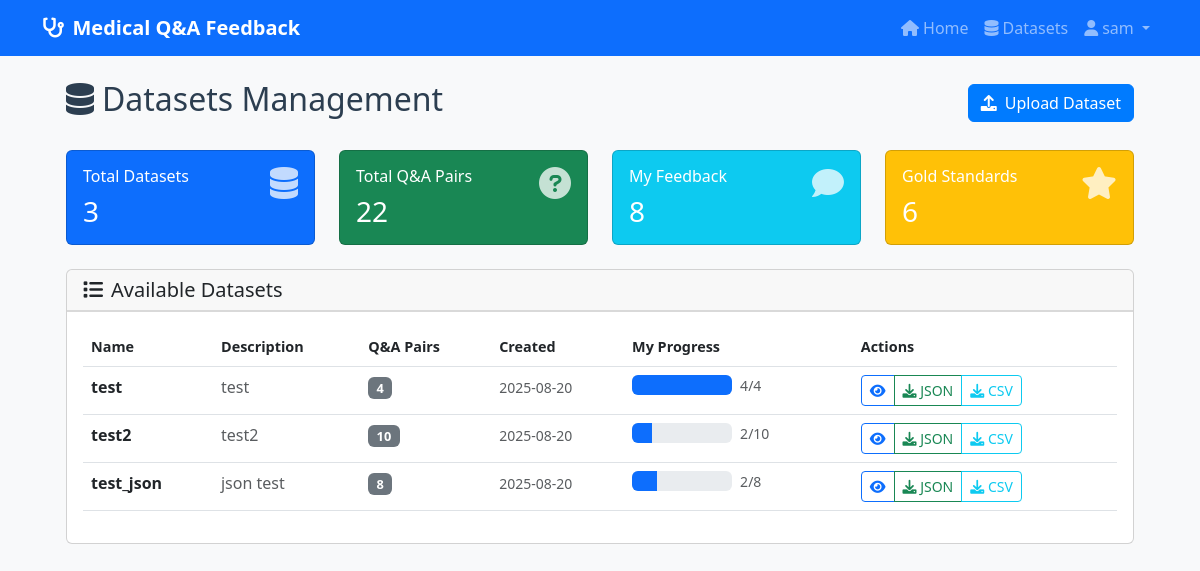
/datasets (signed in), run on the app's committed database.
### models.py (models this page shows, shortened)
class User(UserMixin, db.Model):
    id = db.Column(db.Integer, primary_key=True)
    username = db.Column(db.String(80), unique=True, nullable=False)
    password = db.Column(db.String(255), nullable=False)
    access_level = db.Column(db.String(20), nullable=False, default='user')  # 'user' or 'admin'
    created_at = db.Column(db.DateTime, default=datetime.utcnow)
    feedback = db.relationship('Feedback', backref='user', lazy=True)
    accessible_datasets = db.relationship('Dataset', secondary=user_dataset_access, back_populates='authorized_users')
    def is_admin(self):
        return self.access_level == 'admin'

class Dataset(db.Model):
    id = db.Column(db.Integer, primary_key=True)
    name = db.Column(db.String(100), unique=True, nullable=False)
    description = db.Column(db.Text, nullable=True)
    created_at = db.Column(db.DateTime, default=datetime.utcnow)
    qa_pairs = db.relationship('QuestionAnswerPair', backref='dataset', lazy=True)
    authorized_users = db.relationship('User', secondary=user_dataset_access, back_populates='accessible_datasets')

### routes.py (the view)
    @app.route('/datasets')
    @login_required
    def datasets():
        if current_user.is_admin():
            user_datasets = Dataset.query.all()
        else:
            user_datasets = current_user.accessible_datasets
        datasets_info = []
        total_qa_pairs = 0
        user_feedback_count = 0
        user_gold_standards = 0
        for dataset in user_datasets:
            qa_count = len(dataset.qa_pairs)
            total_qa_pairs += qa_count
            user_feedback_for_dataset = 0
            user_gold_standards_for_dataset = 0
            for qa in dataset.qa_pairs:
                user_feedback_list = [f for f in qa.feedback if f.user_id == current_user.id]
                if user_feedback_list:
                    user_feedback_for_dataset += len(user_feedback_list)
                    if any(f.gold_standard_answer for f in user_feedback_list):
                        user_gold_standards_for_dataset += 1
            user_feedback_count += user_feedback_for_dataset
            user_gold_standards += user_gold_standards_for_dataset
            datasets_info.append({
                'dataset': dataset,
                'qa_count': qa_count,
                'user_feedback_count': user_feedback_for_dataset,
                'user_gold_standards': user_gold_standards_for_dataset
            })
        return render_template('datasets.html',
                             datasets=datasets_info,
                             total_qa_pairs=total_qa_pairs,
                             user_feedback_count=user_feedback_count,
                             user_gold_standards=user_gold_standards)

### app.py (called while the page is built)
@login_manager.user_loader
def load_user(user_id):
    return User.query.get(int(user_id))

### templates/datasets.html (shortened to what this page needs)
{% extends "base.html" %}
{% block content %}
<div class="container-fluid h-100">
    <div class="row h-100">
        <div class="col-12">
            <div class="d-flex justify-content-between align-items-center mb-4">
                <h2><i class="fas fa-database me-2"></i>Datasets Management</h2>
                <button class="btn btn-primary" data-bs-toggle="modal" data-bs-target="#uploadModal">
                    <i class="fas fa-upload me-2"></i>Upload Dataset
                </button>
            </div>
            <div class="row mb-4">
                <div class="col-md-3">
                    <div class="card bg-primary text-white">
                        <div class="card-body">
                            <div class="d-flex justify-content-between">
                                <div>
                                    <h6 class="card-title">Total Datasets</h6>
                                    <h3 class="mb-0">{{ datasets|length }}</h3>
                                </div>
                                <i class="fas fa-database fa-2x opacity-75"></i>
                            </div>
                        </div>
                    </div>
                </div>
                <div class="col-md-3">
                    <div class="card bg-success text-white">
                        <div class="card-body">
                            <div class="d-flex justify-content-between">
                                <div>
                                    <h6 class="card-title">Total Q&A Pairs</h6>
                                    <h3 class="mb-0">{{ total_qa_pairs }}</h3>
                                </div>
                                <i class="fas fa-question-circle fa-2x opacity-75"></i>
                            </div>
                        </div>
                    </div>
                </div>
                <div class="col-md-3">
                    <div class="card bg-info text-white">
                        <div class="card-body">
                            <div class="d-flex justify-content-between">
                                <div>
                                    <h6 class="card-title">My Feedback</h6>
                                    <h3 class="mb-0">{{ user_feedback_count }}</h3>
                                </div>
                                <i class="fas fa-comment fa-2x opacity-75"></i>
                            </div>
                        </div>
                    </div>
                </div>
                <div class="col-md-3">
                    <div class="card bg-warning text-white">
                        <div class="card-body">
                            <div class="d-flex justify-content-between">
                                <div>
                                    <h6 class="card-title">Gold Standards</h6>
                                    <h3 class="mb-0">{{ user_gold_standards }}</h3>
                                </div>
                                <i class="fas fa-star fa-2x opacity-75"></i>
                            </div>
                        </div>
                    </div>
                </div>
            </div>
            <div class="card">
                <div class="card-header">
                    <h5 class="mb-0"><i class="fas fa-list me-2"></i>Available Datasets</h5>
                </div>
                <div class="card-body">
                    {% if datasets %}
                    <div class="table-responsive">
                        <table class="table table-hover">
                            <thead>
                                <tr>
                                    <th>Name</th>
                                    <th>Description</th>
                                    <th>Q&A Pairs</th>
                                    <th>Created</th>
                                    <th>My Progress</th>
                                    <th>Actions</th>
                                </tr>
                            </thead>
                            <tbody>
                                {% for dataset_info in datasets %}
                                <tr>
                                    <td>
                                        <strong>{{ dataset_info.dataset.name }}</strong>
                                    </td>
                                    <td>
                                        <span class="text-muted">{{ dataset_info.dataset.description or 'No description' }}</span>
                                    </td>
                                    <td>
                                        <span class="badge bg-secondary">{{ dataset_info.qa_count }}</span>
                                    </td>
                                    <td>
                                        <small class="text-muted">{{ dataset_info.dataset.created_at.strftime('%Y-%m-%d') }}</small>
                                    </td>
                                    <td>
                                        <div class="d-flex align-items-center">
                                            <div class="progress me-2" style="width: 100px; height: 20px;">
                                                <div class="progress-bar" role="progressbar"
                                                     data-progress="{{ (dataset_info.user_feedback_count / dataset_info.qa_count * 100)|round(2) if dataset_info.qa_count > 0 else 0 }}"
                                                     aria-valuenow="{{ dataset_info.user_feedback_count }}"
                                                     aria-valuemin="0"
                                                     aria-valuemax="{{ dataset_info.qa_count }}">
                                                </div>
                                            </div>
                                            <small class="text-muted">{{ dataset_info.user_feedback_count }}/{{ dataset_info.qa_count }}</small>
                                        </div>
                                    </td>
                                    <td>
                                        <div class="btn-group" role="group">
                                            <a href="{{ url_for('index', dataset_id=dataset_info.dataset.id) }}"
                                               class="btn btn-sm btn-outline-primary" title="Review Dataset">
                                                <i class="fas fa-eye"></i>
                                            </a>
                                            <button class="btn btn-sm btn-outline-success"
                                                    data-dataset-id="{{ dataset_info.dataset.id }}"
                                                    onclick="openDownloadModal(this.dataset.datasetId, 'json')"
                                                    title="Download as JSON">
                                                <i class="fas fa-download"></i> JSON
                                            </button>
                                            <button class="btn btn-sm btn-outline-info"
                                                    data-dataset-id="{{ dataset_info.dataset.id }}"
                                                    onclick="openDownloadModal(this.dataset.datasetId, 'csv')"
                                                    title="Download as CSV">
                                                <i class="fas fa-download"></i> CSV
                                            </button>
                                        </div>
                                    </td>
                                </tr>
                                {% endfor %}
                            </tbody>
                        </table>
                    </div>
                    {% else %}
                    <div class="text-center py-5">
                        <i class="fas fa-database fa-3x text-muted mb-3"></i>
                        <h5 class="text-muted">No datasets available</h5>
                        <p class="text-muted">Upload a dataset to get started with feedback collection.</p>
                    </div>
                    {% endif %}
                </div>
            </div>
        </div>
    </div>
</div>
{% endblock %}

### templates/base.html (shortened to what this page needs)
<!DOCTYPE html>
<html lang="en">
<head>
    <link href="https://cdn.jsdelivr.net/npm/bootstrap@5.3.0/dist/css/bootstrap.min.css" rel="stylesheet">
    <link href="{{ url_for('static', filename='css/style.css') }}" rel="stylesheet">
    <link rel="stylesheet" href="https://cdnjs.cloudflare.com/ajax/libs/font-awesome/6.0.0/css/all.min.css">
</head>
<body>
    <nav class="navbar navbar-expand-lg navbar-dark bg-primary">
        <div class="container">
            <a class="navbar-brand" href="{{ url_for('index') }}">
                <i class="fas fa-stethoscope me-2"></i>Medical Q&A Feedback
            </a>
            <div class="collapse navbar-collapse" id="navbarNav">
                <ul class="navbar-nav ms-auto">
                    {% if current_user.is_authenticated %}
                        <li class="nav-item">
                            <a class="nav-link" href="{{ url_for('index') }}">
                                <i class="fas fa-home me-1"></i>Home
                            </a>
                        </li>
                        <li class="nav-item">
                            <a class="nav-link" href="{{ url_for('datasets') }}">
                                <i class="fas fa-database me-1"></i>Datasets
                            </a>
                        </li>
                        <li class="nav-item dropdown">
                            <a class="nav-link dropdown-toggle" href="#" id="navbarDropdown" role="button" data-bs-toggle="dropdown">
                                <i class="fas fa-user me-1"></i>{{ current_user.username }}
                            </a>
                        </li>
                    {% endif %}
                </ul>
            </div>
        </div>
    </nav>
    <main class="container my-4">
        {% block content %}{% endblock %}
    </main>
</body>
</html>

### static/css/style.css (style rules this page uses)
body { font-family: system-ui, -apple-system, 'Segoe UI', Roboto, sans-serif; background-color: #f8f9fa; color: #2c3e50; }
.row.h-100 { height: calc(100vh - 150px); margin: 0; }
.card-body { flex: 1; overflow: hidden; display: flex; flex-direction: column; padding: 1rem; }
.badge { font-size: 0.75em; }
.navbar-brand { font-weight: 600; font-size: 1.25rem; }
.table th { border-top: none; font-weight: 600; font-size: 0.9rem; }
.btn-primary { background-color: #007bff; border-color: #007bff; }
.card-header { border-bottom: 2px solid rgba(0, 0, 0, 0.125); }
.table td .badge { font-size: 0.8em; }
.mb-4 { margin-bottom: 1.5rem !important; }

### data on the page
User: username "sam"
Dataset: dataset.name "test", dataset "test", dataset.created_at "2025-08-20"
Dataset: dataset.name "test2", dataset "test2", dataset.created_at "2025-08-20"
Dataset: dataset.name "test_json", dataset "json test", dataset.created_at "2025-08-20"

### other printed values
{{ datasets|length }} "3"
{{ total_qa_pairs }} "22"
{{ user_feedback_count }} "8"
{{ user_gold_standards }} "6"
{{ dataset_info.qa_count }} "4" "10" "8"
{{ dataset_info.user_feedback_count }} "4" "2" "2"
